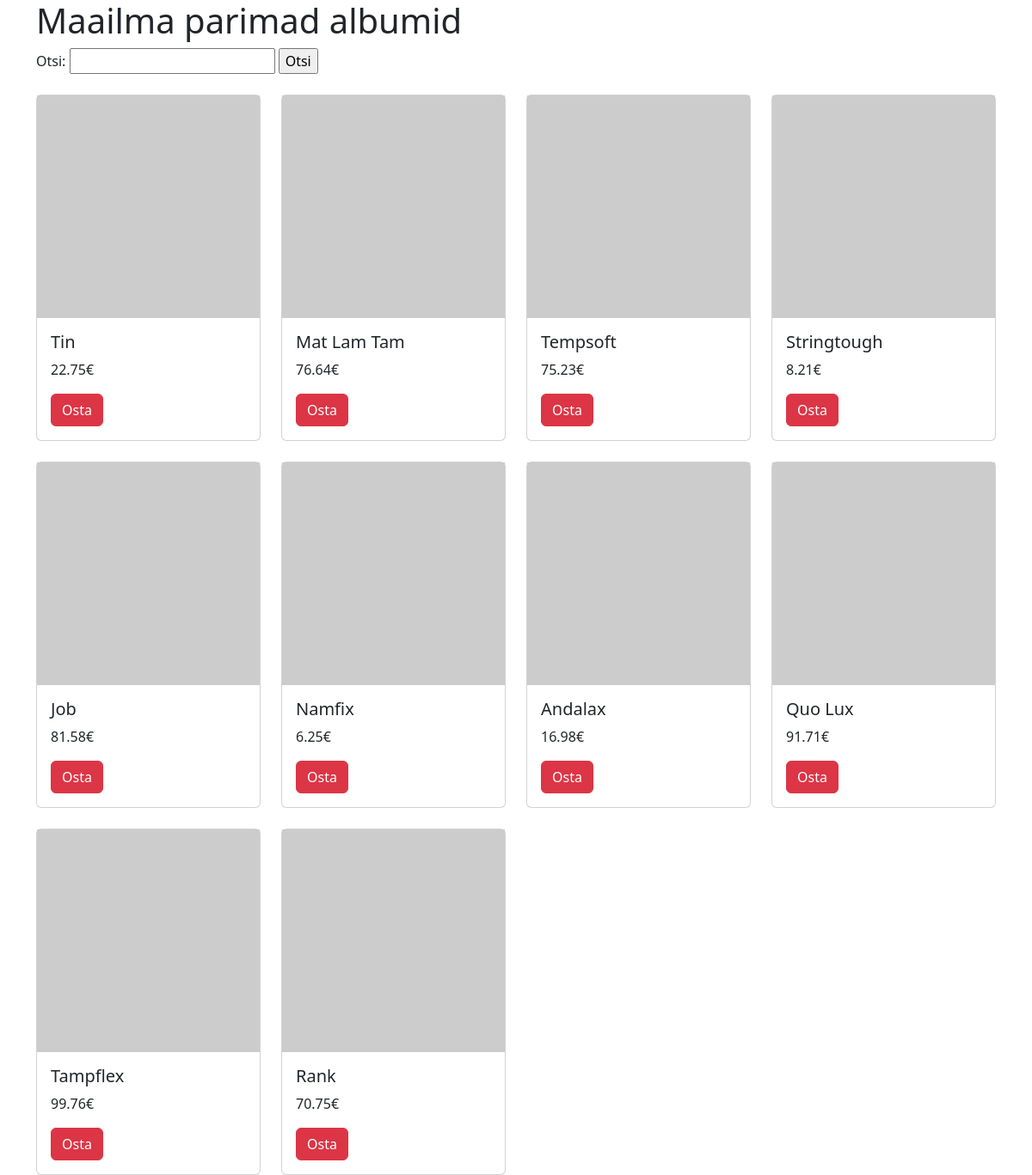
The page / on the database its author committed.
### tables this page shows
CREATE TABLE `albumid` (
  `id` int(10) NOT NULL,
  `artist` varchar(255) NOT NULL,
  `album` varchar(255) NOT NULL,
  `aasta` year(4) NOT NULL,
  `hind` decimal(6,2) NOT NULL
);

### index.php (the view, shortened to what this page needs)
<?php include("config.php"); ?>
<!doctype html>
<html lang="en">
    <head>
        <link
            href="https://cdn.jsdelivr.net/npm/bootstrap@5.3.2/dist/css/bootstrap.min.css"
            rel="stylesheet"
        />
    </head>
    <body>
    <div class ="container">
        <h1>Maailma parimad albumid</h1>
        <form action="#" method="get">
            Otsi: <input type="text" name="s">
            <input type="submit" value="Otsi">
</form>
        <div class="row row-cols-1 row-cols-md-4 g-4 pt-4">
    <?php
    if (!empty($_GET["s"])){
        $s = $_GET["s"];
        $paring = ' SELECT album, hind FROM albumid WHERE album LIKE "%' .$s. '%"';
    } else {
        $paring = "SELECT album, hind FROM albumid order by artist ASC LIMIT 10";
    }
        $valjund = mysqli_query($yhendus, $paring);
        while($rida = mysqli_fetch_assoc($valjund)){
            echo '
            <div class="col">
    <div class="card">
      <img src="https://picsum.photos/400/400" alt="pildike">
      <div class="card-body">
        <h5 class="card-title">'.$rida['album'].'</h5>
        <p class="card-text">'.$rida['hind'].'€</p>
        <a href="#" class="btn btn-danger">Osta</a>
      </div>
      </div>
    </div>
            ';
        }
    ?>
    </div>
    </div>
    </body>
</html>

### rows shown on the page
albumid: album "Tin", hind "22.75"
albumid: album "Mat Lam Tam", hind "76.64"
albumid: album "Tempsoft", hind "75.23"
albumid: album "Stringtough", hind "8.21"
albumid: album "Job", hind "81.58"
albumid: album "Namfix", hind "6.25"
albumid: album "Andalax", hind "16.98"
albumid: album "Quo Lux", hind "91.71"
albumid: album "Tampflex", hind "99.76"
albumid: album "Rank", hind "70.75"
